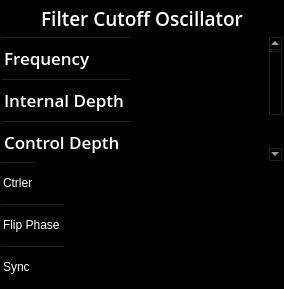
        <widget class="QFrame" name="frame_3">
         <property name="sizePolicy">
          <sizepolicy hsizetype="Expanding" vsizetype="Preferred">
           <horstretch>0</horstretch>
           <verstretch>0</verstretch>
          </sizepolicy>
         </property>
         <property name="minimumSize">
          <size>
           <width>284</width>
           <height>289</height>
          </size>
         </property>
         <property name="maximumSize">
          <size>
           <width>284</width>
           <height>289</height>
          </size>
         </property>
         <property name="palette">
          <palette>
           <active>
            <colorrole role="WindowText">
             <brush brushstyle="SolidPattern">
              <color alpha="255">
               <red>255</red>
               <green>255</green>
               <blue>255</blue>
              </color>
             </brush>
            </colorrole>
            <colorrole role="Button">
             <brush brushstyle="SolidPattern">
              <color alpha="255">
               <red>0</red>
               <green>0</green>
               <blue>0</blue>
              </color>
             </brush>
            </colorrole>
            <colorrole role="Text">
             <brush brushstyle="SolidPattern">
              <color alpha="255">
               <red>255</red>
               <green>255</green>
               <blue>255</blue>
              </color>
             </brush>
            </colorrole>
            <colorrole role="ButtonText">
             <brush brushstyle="SolidPattern">
              <color alpha="255">
               <red>255</red>
               <green>255</green>
               <blue>255</blue>
              </color>
             </brush>
            </colorrole>
            <colorrole role="Base">
             <brush brushstyle="SolidPattern">
              <color alpha="255">
               <red>0</red>
               <green>0</green>
               <blue>0</blue>
              </color>
             </brush>
            </colorrole>
            <colorrole role="Window">
             <brush brushstyle="SolidPattern">
              <color alpha="255">
               <red>0</red>
               <green>0</green>
               <blue>0</blue>
              </color>
             </brush>
            </colorrole>
           </active>
           <inactive>
            <colorrole role="WindowText">
             <brush brushstyle="SolidPattern">
              <color alpha="255">
               <red>255</red>
               <green>255</green>
               <blue>255</blue>
              </color>
             </brush>
            </colorrole>
            <colorrole role="Button">
             <brush brushstyle="SolidPattern">
              <color alpha="255">
               <red>0</red>
               <green>0</green>
               <blue>0</blue>
              </color>
             </brush>
            </colorrole>
            <colorrole role="Text">
             <brush brushstyle="SolidPattern">
              <color alpha="255">
               <red>255</red>
               <green>255</green>
               <blue>255</blue>
              </color>
             </brush>
            </colorrole>
            <colorrole role="ButtonText">
             <brush brushstyle="SolidPattern">
              <color alpha="255">
               <red>255</red>
               <green>255</green>
               <blue>255</blue>
              </color>
             </brush>
            </colorrole>
            <colorrole role="Base">
             <brush brushstyle="SolidPattern">
              <color alpha="255">
               <red>0</red>
               <green>0</green>
               <blue>0</blue>
              </color>
             </brush>
            </colorrole>
            <colorrole role="Window">
             <brush brushstyle="SolidPattern">
              <color alpha="255">
               <red>0</red>
               <green>0</green>
               <blue>0</blue>
              </color>
             </brush>
            </colorrole>
           </inactive>
           <disabled>
            <colorrole role="WindowText">
             <brush brushstyle="SolidPattern">
              <color alpha="255">
               <red>255</red>
               <green>255</green>
               <blue>255</blue>
              </color>
             </brush>
            </colorrole>
            <colorrole role="Button">
             <brush brushstyle="SolidPattern">
              <color alpha="255">
               <red>0</red>
               <green>0</green>
               <blue>0</blue>
              </color>
             </brush>
            </colorrole>
            <colorrole role="Text">
             <brush brushstyle="SolidPattern">
              <color alpha="255">
               <red>255</red>
               <green>255</green>
               <blue>255</blue>
              </color>
             </brush>
            </colorrole>
            <colorrole role="ButtonText">
             <brush brushstyle="SolidPattern">
              <color alpha="255">
               <red>255</red>
               <green>255</green>
               <blue>255</blue>
              </color>
             </brush>
            </colorrole>
            <colorrole role="Base">
             <brush brushstyle="SolidPattern">
              <color alpha="255">
               <red>0</red>
               <green>0</green>
               <blue>0</blue>
              </color>
             </brush>
            </colorrole>
            <colorrole role="Window">
             <brush brushstyle="SolidPattern">
              <color alpha="255">
               <red>0</red>
               <green>0</green>
               <blue>0</blue>
              </color>
             </brush>
            </colorrole>
           </disabled>
          </palette>
         </property>
         <property name="styleSheet">
          <string notr="true"/>
         </property>
         <property name="frameShape">
          <enum>QFrame::StyledPanel</enum>
         </property>
         <property name="frameShadow">
          <enum>QFrame::Raised</enum>
         </property>
         <layout class="QGridLayout" name="gridLayout_5">
          <property name="leftMargin">
           <number>0</number>
          </property>
          <property name="topMargin">
           <number>0</number>
          </property>
          <property name="rightMargin">
           <number>0</number>
          </property>
          <property name="bottomMargin">
           <number>0</number>
          </property>
          <property name="spacing">
           <number>0</number>
          </property>
          <item row="3" column="0">
           <widget class="QTableWidget" name="twFilterLFO2">
            <property name="maximumSize">
             <size>
              <width>16777215</width>
              <height>84</height>
             </size>
            </property>
            <property name="styleSheet">
             <string notr="true"/>
            </property>
            <property name="frameShape">
             <enum>QFrame::NoFrame</enum>
            </property>
            <property name="selectionMode">
             <enum>QAbstractItemView::SingleSelection</enum>
            </property>
            <property name="selectionBehavior">
             <enum>QAbstractItemView::SelectRows</enum>
            </property>
            <property name="gridStyle">
             <enum>Qt::NoPen</enum>
            </property>
            <property name="columnCount">
             <number>1</number>
            </property>
            <attribute name="horizontalHeaderVisible">
             <bool>false</bool>
            </attribute>
            <attribute name="horizontalHeaderStretchLastSection">
             <bool>true</bool>
            </attribute>
            <attribute name="verticalHeaderDefaultSectionSize">
             <number>42</number>
            </attribute>
            <row>
             <property name="text">
              <string>Flip Phase</string>
             </property>
            </row>
            <row>
             <property name="text">
              <string>Sync</string>
             </property>
            </row>
            <column/>
           </widget>
          </item>
          <item row="1" column="0">
           <widget class="QTableWidget" name="twFilterLFO1">
            <property name="maximumSize">
             <size>
              <width>16777215</width>
              <height>126</height>
             </size>
            </property>
            <property name="palette">
             <palette>
              <active>
               <colorrole role="WindowText">
                <brush brushstyle="SolidPattern">
                 <color alpha="255">
                  <red>255</red>
                  <green>255</green>
                  <blue>255</blue>
                 </color>
                </brush>
               </colorrole>
               <colorrole role="Button">
                <brush brushstyle="SolidPattern">
                 <color alpha="0">
                  <red>0</red>
                  <green>0</green>
                  <blue>0</blue>
                 </color>
                </brush>
               </colorrole>
               <colorrole role="Text">
                <brush brushstyle="SolidPattern">
                 <color alpha="255">
                  <red>255</red>
                  <green>255</green>
                  <blue>255</blue>
                 </color>
                </brush>
               </colorrole>
               <colorrole role="ButtonText">
                <brush brushstyle="SolidPattern">
                 <color alpha="255">
                  <red>255</red>
                  <green>255</green>
                  <blue>255</blue>
                 </color>
                </brush>
               </colorrole>
               <colorrole role="Base">
                <brush brushstyle="NoBrush">
                 <color alpha="255">
                  <red>0</red>
                  <green>0</green>
                  <blue>0</blue>
                 </color>
                </brush>
               </colorrole>
               <colorrole role="Window">
                <brush brushstyle="SolidPattern">
                 <color alpha="0">
                  <red>0</red>
                  <green>0</green>
                  <blue>0</blue>
                 </color>
                </brush>
               </colorrole>
               <colorrole role="Highlight">
                <brush brushstyle="SolidPattern">
                 <color alpha="255">
                  <red>239</red>
                  <green>159</green>
                  <blue>31</blue>
                 </color>
                </brush>
               </colorrole>
              </active>
              <inactive>
               <colorrole role="WindowText">
                <brush brushstyle="SolidPattern">
                 <color alpha="255">
                  <red>255</red>
                  <green>255</green>
                  <blue>255</blue>
                 </color>
                </brush>
               </colorrole>
               <colorrole role="Button">
                <brush brushstyle="SolidPattern">
                 <color alpha="0">
                  <red>0</red>
                  <green>0</green>
                  <blue>0</blue>
                 </color>
                </brush>
               </colorrole>
               <colorrole role="Text">
                <brush brushstyle="SolidPattern">
                 <color alpha="255">
                  <red>255</red>
                  <green>255</green>
                  <blue>255</blue>
                 </color>
                </brush>
               </colorrole>
               <colorrole role="ButtonText">
                <brush brushstyle="SolidPattern">
                 <color alpha="255">
                  <red>255</red>
                  <green>255</green>
                  <blue>255</blue>
                 </color>
                </brush>
               </colorrole>
               <colorrole role="Base">
                <brush brushstyle="NoBrush">
                 <color alpha="255">
                  <red>0</red>
                  <green>0</green>
                  <blue>0</blue>
                 </color>
                </brush>
               </colorrole>
               <colorrole role="Window">
                <brush brushstyle="SolidPattern">
                 <color alpha="0">
                  <red>0</red>
                  <green>0</green>
                  <blue>0</blue>
                 </color>
                </brush>
               </colorrole>
               <colorrole role="Highlight">
                <brush brushstyle="SolidPattern">
                 <color alpha="255">
                  <red>239</red>
                  <green>159</green>
                  <blue>31</blue>
                 </color>
                </brush>
               </colorrole>
              </inactive>
              <disabled>
               <colorrole role="WindowText">
                <brush brushstyle="SolidPattern">
                 <color alpha="255">
                  <red>255</red>
                  <green>255</green>
                  <blue>255</blue>
                 </color>
                </brush>
               </colorrole>
               <colorrole role="Button">
                <brush brushstyle="SolidPattern">
                 <color alpha="0">
                  <red>0</red>
                  <green>0</green>
                  <blue>0</blue>
                 </color>
                </brush>
               </colorrole>
               <colorrole role="Text">
                <brush brushstyle="SolidPattern">
                 <color alpha="255">
                  <red>255</red>
                  <green>255</green>
                  <blue>255</blue>
                 </color>
                </brush>
               </colorrole>
               <colorrole role="ButtonText">
                <brush brushstyle="SolidPattern">
                 <color alpha="255">
                  <red>255</red>
                  <green>255</green>
                  <blue>255</blue>
                 </color>
                </brush>
               </colorrole>
               <colorrole role="Base">
                <brush brushstyle="NoBrush">
                 <color alpha="255">
                  <red>0</red>
                  <green>0</green>
                  <blue>0</blue>
                 </color>
                </brush>
               </colorrole>
               <colorrole role="Window">
                <brush brushstyle="SolidPattern">
                 <color alpha="0">
                  <red>0</red>
                  <green>0</green>
                  <blue>0</blue>
                 </color>
                </brush>
               </colorrole>
               <colorrole role="Highlight">
                <brush brushstyle="SolidPattern">
                 <color alpha="255">
                  <red>239</red>
                  <green>159</green>
                  <blue>31</blue>
                 </color>
                </brush>
               </colorrole>
              </disabled>
             </palette>
            </property>
            <property name="font">
             <font>
              <family>Open Sans</family>
              <pointsize>13</pointsize>
              <weight>68</weight>
              <italic>false</italic>
              <bold>true</bold>
             </font>
            </property>
            <property name="styleSheet">
             <string notr="true"/>
            </property>
            <property name="editTriggers">
             <set>QAbstractItemView::NoEditTriggers</set>
            </property>
            <property name="showDropIndicator" stdset="0">
             <bool>false</bool>
            </property>
            <property name="selectionMode">
             <enum>QAbstractItemView::SingleSelection</enum>
            </property>
            <property name="selectionBehavior">
             <enum>QAbstractItemView::SelectRows</enum>
            </property>
            <property name="gridStyle">
             <enum>Qt::NoPen</enum>
            </property>
            <property name="columnCount">
             <number>1</number>
            </property>
            <attribute name="horizontalHeaderVisible">
             <bool>false</bool>
            </attribute>
            <attribute name="horizontalHeaderDefaultSectionSize">
             <number>42</number>
            </attribute>
            <attribute name="horizontalHeaderMinimumSectionSize">
             <number>1</number>
            </attribute>
            <attribute name="horizontalHeaderStretchLastSection">
             <bool>true</bool>
            </attribute>
            <attribute name="verticalHeaderDefaultSectionSize">
             <number>42</number>
            </attribute>
            <row>
             <property name="text">
              <string>Frequency</string>
             </property>
            </row>
            <row>
             <property name="text">
              <string>Internal Depth</string>
             </property>
            </row>
            <row>
             <property name="text">
              <string>Control Depth</string>
             </property>
            </row>
            <column/>
           </widget>
          </item>
          <item row="2" column="0">
           <widget class="QTableWidget" name="twLFOController">
            <property name="minimumSize">
             <size>
              <width>0</width>
              <height>42</height>
             </size>
            </property>
            <property name="maximumSize">
             <size>
              <width>16777215</width>
              <height>42</height>
             </size>
            </property>
            <property name="styleSheet">
             <string notr="true"/>
            </property>
            <property name="frameShape">
             <enum>QFrame::NoFrame</enum>
            </property>
            <property name="selectionMode">
             <enum>QAbstractItemView::SingleSelection</enum>
            </property>
            <property name="selectionBehavior">
             <enum>QAbstractItemView::SelectRows</enum>
            </property>
            <property name="gridStyle">
             <enum>Qt::NoPen</enum>
            </property>
            <property name="columnCount">
             <number>1</number>
            </property>
            <attribute name="horizontalHeaderVisible">
             <bool>false</bool>
            </attribute>
            <attribute name="horizontalHeaderStretchLastSection">
             <bool>true</bool>
            </attribute>
            <attribute name="verticalHeaderDefaultSectionSize">
             <number>42</number>
            </attribute>
            <row>
             <property name="text">
              <string>Ctrler</string>
             </property>
            </row>
            <column/>
           </widget>
          </item>
          <item row="0" column="0">
           <widget class="QLabel" name="label_2">
            <property name="maximumSize">
             <size>
              <width>16777215</width>
              <height>37</height>
             </size>
            </property>
            <property name="font">
             <font>
              <family>Open Sans</family>
              <pointsize>14</pointsize>
              <weight>68</weight>
              <italic>false</italic>
              <bold>true</bold>
             </font>
            </property>
            <property name="styleSheet">
             <string notr="true"/>
            </property>
            <property name="text">
             <string>Filter Cutoff Oscillator</string>
            </property>
            <property name="alignment">
             <set>Qt::AlignCenter</set>
            </property>
           </widget>
          </item>
         </layout>
        </widget>
